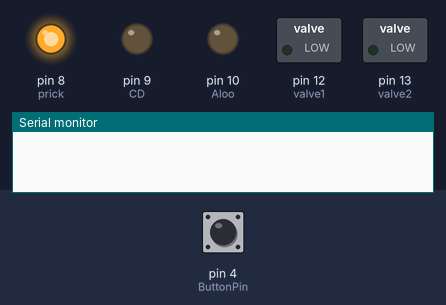
The sketch below on a simulated Arduino Uno, built with avr-gcc and run on an emulated ATmega328P. Parts: switched loads named in the sketch (green lamp = pin HIGH), output pins drawn as LEDs (lit = HIGH), the last lines printed to the serial monitor. The test bench sets the inputs (shaded band); at power-on: pin 4 (ButtonPin) LOW.

Above: at 1.2 s.
1.3 s: pin 4 (ButtonPin) pulled HIGH for 0.15 s
At 2.4 s:
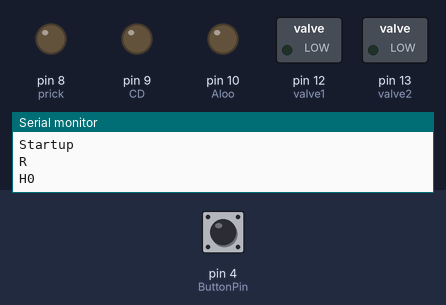
At 11.7 s:
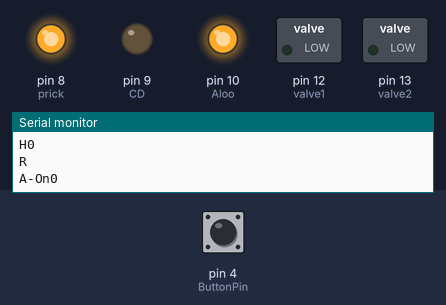
Timing chart, 0 to 30.4 s (numbered marks = the images above; inputs shaded):
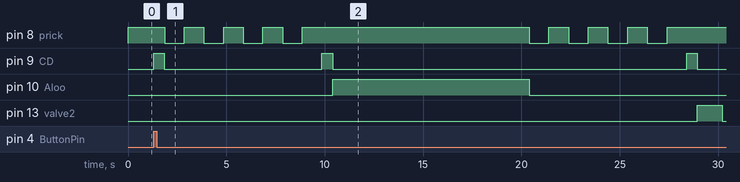

The sketch:

Pani-Puri.ino
```cpp
  int CD = 9;   // CD Motor control pin
  int prick = 8; // PRICKING MECHANISM
  int Aloo = 10;  //DC motor with gear done.
 // int Pani = 4;
  int ButtonPin = 4;
  int p = 0 , a = 0, h = 0;  //function counters.
  int button_count = 0;
  int valve1=12, valve2=13; // valve for paani

void setup() {
  // put your setup code here, to run once:
  pinMode(CD, OUTPUT);
  pinMode(Aloo,OUTPUT);
  pinMode(valve1,OUTPUT);
  pinMode(valve2,OUTPUT);
  //pinMode(Pani,OUTPUT);
  pinMode(ButtonPin,INPUT);
  pinMode(prick,OUTPUT);
  digitalWrite(prick,HIGH);
  Serial.begin(9600);

}

void Hole()
  {
    Serial.print("H");
    Serial.println(h);

    for(int i=1; i<=4; i++)
    {
      //free fall
      digitalWrite(prick, LOW);
      delay(1000);


      //up up up motion
      digitalWrite(prick, HIGH);
      delay(1000);

    }
  }

void Stuffing()
  {
    Serial.print("A-On");
    Serial.println(a);

    digitalWrite(Aloo,HIGH);
    delay(10000);
    digitalWrite(Aloo,LOW);
    Serial.println("A-Off");
  }

   void Valve(){

     //to open the valve
     Serial.print("P-On");
    Serial.println(p);
     for(int i=1; i<=6; i++)
     {
       digitalWrite(valve1,LOW);
       digitalWrite(valve2,HIGH);
       delay(211);
     }
     digitalWrite(valve1,LOW);
     digitalWrite(valve2,LOW);
     delay(15000);       //******************************CHANGE*******************************

     //to close the valve

     for(int i=1;i<=6;i++)
     {
       digitalWrite(valve1,HIGH);
       digitalWrite(valve2,LOW);
       delay(211);
     }
     digitalWrite(valve1,LOW);
     digitalWrite(valve2,LOW);

     Serial.println("P-Off");

  }

void Rotate()
  {
    Serial.println("R");
    digitalWrite(CD,HIGH);
    delay(545);
    digitalWrite(CD,LOW);
  }

void startup()
  {
    Serial.println("Startup");

    Rotate();
    Hole();
    Rotate();
    Stuffing();
    Hole();
    Rotate();
    Valve();
    Stuffing();
    Hole();
    Rotate();
    Stuffing();
    Hole();

    p=2;
    a=4;
    h=5;
  }

int buttonpress()
  {
      int state=0;
      if(digitalRead(ButtonPin)==HIGH)
      {
        delay(10);
        if(digitalRead(ButtonPin)==HIGH)
        {
           state=1;
           button_count++;
           Serial.println("ButtonPress");
        }
      }
      return(state);
  }

void loop()
  {
    if(buttonpress())
      {
        Serial.print("button_count=");
        Serial.println(button_count);

        if(button_count == 1)
          {
            startup();
          }

        if(button_count<=6 && button_count >1)
          {
            if(p<=6)
              {
                Valve();
                p++;
              }

            Rotate();

            if(a<=6)
              {
                Stuffing();
                a++;
              }

            if(h<=6)
              {
                Hole();
                h++;
              }
          }

        if(button_count == 6)
          button_count=0;

      Serial.println(" ");
      }
  }
```

Measured:
- after the input at 1.3 s, pin 8 (prick): goes 3 × (LOW 1.0 s, HIGH 1.0 s), LOW 1.0 s, HIGH 11.5 s, 3 × (LOW 1.0 s, HIGH 1.0 s), LOW 1.0 s, then HIGH, starting after 0.56 s; pin 9 (CD): goes HIGH 0.55 s, LOW 8.0 s, HIGH 0.55 s, LOW 18.0 s, HIGH 0.55 s, then LOW, starting at once
